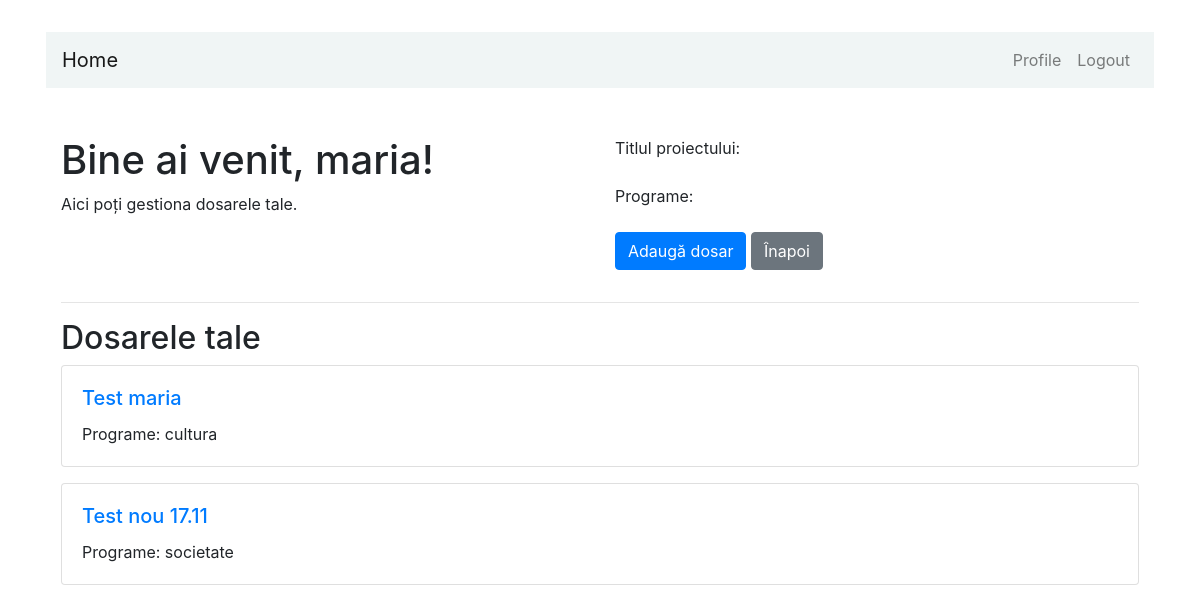
The page /profile/6 (signed in) on the database as committed earlier.
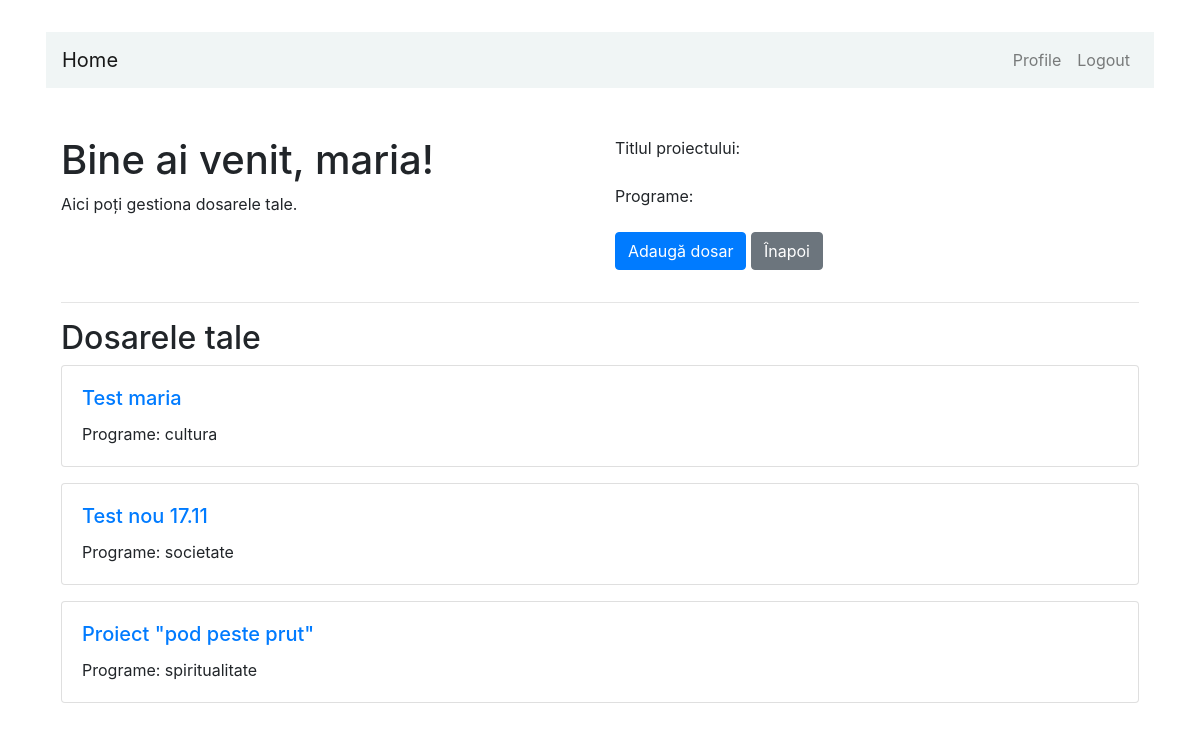
The same page on the database as committed later.
### dbapp/models.py (models this page shows, shortened)
class cerere_de_finantare(models.Model):
    user = models.ForeignKey(User, on_delete=models.CASCADE)
    numele_solicitantului = models.CharField(max_length=255)
    titlul_proiectului = models.TextField()
    programe_choices = [
        ('cultura','Cultura'),
        ('mass_media','Mass-Media'),
        ('educatie','Educatie'),
        ('spiritualitate','Spiritualitate si Traditie'),
        ('societate','Societate Civila')]
    programe = models.CharField(max_length=30, choices=programe_choices)
    locul_derulare = models.TextField(help_text="Adresa, cod postal, Regiune, Localitate, Tara")
    descriere = models.TextField(help_text="Descrieti proiectul")
    perioada_incepere = models.DateField()
    perioada_incheiere = models.DateField()
    class Meta:
        db_table = "Cerere_de_Finantare"

### dbapp/views.py (the view)
# urls.py: path('profile/<int:user_id>', views.profile, name='profile'),
@login_required
def profile(request, user_id=None):
    if user_id is not None:
        if request.user.id != int(user_id):
            raise Http404('Nu ai permisiune pentru a accesa aceasta pagina')
        user = get_object_or_404(User, pk=user_id)
    else:
        user = request.user
    user_profile = get_object_or_404(models.UserProfile, user=user)
    user_posts = cerere.objects.filter(user=request.user)
    return render(request, 'profile.html',{'user_posts': user_posts})

### dbapp/templates/profile.html (shortened to what this page needs)
{% extends "header.html" %}
{% block content %}
  <div class="container my-5">
    <div class="row">
      <div class="col-md-6">
        <h1>Bine ai venit, {{ user.username }}!</h1>
        <p>Aici poți gestiona dosarele tale.</p>
      </div>
      <div class="col-md-6">
        <form action="{% url 'adauga_dosar' %}" method="post">
          <div class="mb-3">
            <label for="titlul_proiectului" class="form-label">Titlul proiectului:</label>
          </div>
          <div class="mb-3">
            <label for="programe" class="form-label">Programe:</label>
          </div>
          <div class="mb-3">
            <input class="btn btn-primary" type="submit" value="Adaugă dosar">
            <a class="btn btn-secondary" href="{% url 'home' %}">Înapoi</a>
          </div>
        </form>
      </div>
    </div>
    <hr>
    <div class="row">
      <div class="col-md-12">
        <h2>Dosarele tale</h2>
        {% for post in user_posts %}
          <div class="card mb-3">
            <div class="card-body">
              <a href="{% url 'dosar_detail' user_id=user.id dosar_id=post.id %}">
                <h5 class="card-title">{{ post.titlul_proiectului }}</h5>
              </a>
              <p class="card-text">Programe: {{ post.programe }}</p>
            </div>
          </div>
        {% endfor %}
      </div>
    </div>
  </div>
{% endblock %}

Rows that differ between the two databases and show on the page:
added cerere_de_finantare: titlul_proiectului "Proiect \"pod peste prut\"", programe "spiritualitate"
